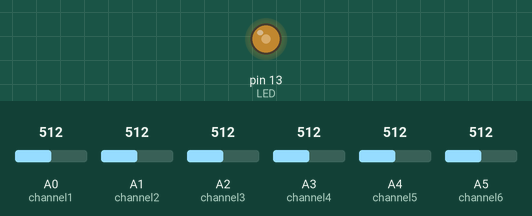
Recording of a sketch running on a simulated Arduino Uno, built with avr-gcc and run on an emulated ATmega328P. Parts: output pins drawn as LEDs (lit = HIGH). The test bench sets the inputs (shaded band); at power-on: A0 (channel1) = 512, A1 (channel2) = 512, A2 (channel3) = 512, A3 (channel4) = 512, A4 (channel5) = 512, A5 (channel6) = 512. What the sketch prints to the serial monitor is not drawn.

Above: at 1.2 s.
1.3 s: A0 (channel1) set to 716
4.3 s: A1 (channel2) set to 716
7.3 s: A2 (channel3) set to 716
10.3 s: A3 (channel4) set to 716
13.3 s: A4 (channel5) set to 716
16.3 s: A5 (channel6) set to 716
Timing chart, 0 to 20.3 s (numbered marks = the images above; inputs shaded):
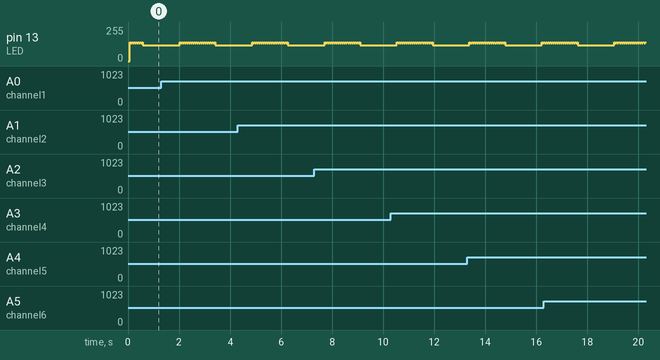

The sketch:

sampler.ino
```cpp
/*
  Author : Rabin Nepal (rabin47nepal@gmail.com)
  Co-Authors: Rhimesh Lwagun, Sanjay Rijal, Upendra Subedi
  Date   : 2020/03/30
*/

/*
  This code intends to achieve a constant and simulataneous sampling of 6 channel EMG signal from signal conditioner
  at a sampling frequency of about 250Hz with the anti-aliasing filter tuned at 100 Hz (an inverse chebyshev of 1st order)
*/

/*NOTE: On ATmega based boards (UNO, Nano, Mini, Mega), it takes about 100 microseconds (0.0001 s) to read an analog input,
  so the maximum reading rate is about 10,000 times a second.
*/

#include<TimerOne.h>

//sampling period in microseconds (250 Hz)
#define samplePeriod 4000
#define smoothRate 0.97
#define normalization 1024

//pins allocated to different channels
#define channel1 A0   //muscle name
#define channel2 A1   //muscle name
#define channel3 A2   //muscle name
#define channel4 A3   //muscle name
#define channel5 A4   //muscle name
#define channel6 A5   //muscle name

//pin for led so verify that the code interrupt is running
#define LED 13

//variables to store all the raw analog data
uint16_t channel[7];  //channel 0 is the time stamp of the signal for phase correction and test signal for wireless communication for testing purposes
uint16_t channelOld[7];  //

//variable to see the time consumed by the adc to read all 6 channels
long int looptime = 0;

//function of read data of all channels
void readData(void) {
  channel[1] = analogRead(channel1);
  channel[2] = analogRead(channel2);
  channel[3] = analogRead(channel3);
  channel[4] = analogRead(channel4);
  channel[5] = analogRead(channel5);
  channel[6] = analogRead(channel6);
  digitalWrite(LED, 1 ^ digitalRead(LED));
  //AVR wala code heroman ley lekhnu hunxa hai yedi chahiyo bhane
}


//function to send data to computer via bluetooth (master device)
void sendData() {
  for (int i = 0; i < 7; i++) {
    Serial.write(channel[i]);
    Serial.write(','); //each value separated by comma
  }
  Serial.write('#'); //end character sent after each chunk of data sent
}

//normalize the data with respect to the maximum amplitude seen at a time frame
void normalizeData() {
  for (int i = 1; i < 7; i++) {
    channel[i] = channel[i] / normalization;
  }
}

//use exponential time average filter to smoothen the data
void smoothData() {
  for (int i = 1; i < 7; i++) {
    channel[i] = channel[i] * smoothRate + (1 - smoothRate) * channelOld[i];
    channelOld[i] = channel[i];
  }}

void setup() {
  pinMode(channel1, INPUT);
  pinMode(channel2, INPUT);
  pinMode(channel3, INPUT);
  pinMode(channel4, INPUT);
  pinMode(channel5, INPUT);
  pinMode(channel6, INPUT);
  pinMode(LED, OUTPUT);
  Timer1.initialize(samplePeriod);
  Timer1.attachInterrupt(readData);
  Serial.begin(115200);
}


void loop() {
  //looptime = micros();
  //  readData();
  //Serial.println(micros() - looptime);
  noInterrupts();
  //smoothData();
  sendData();
  interrupts();
}
```
